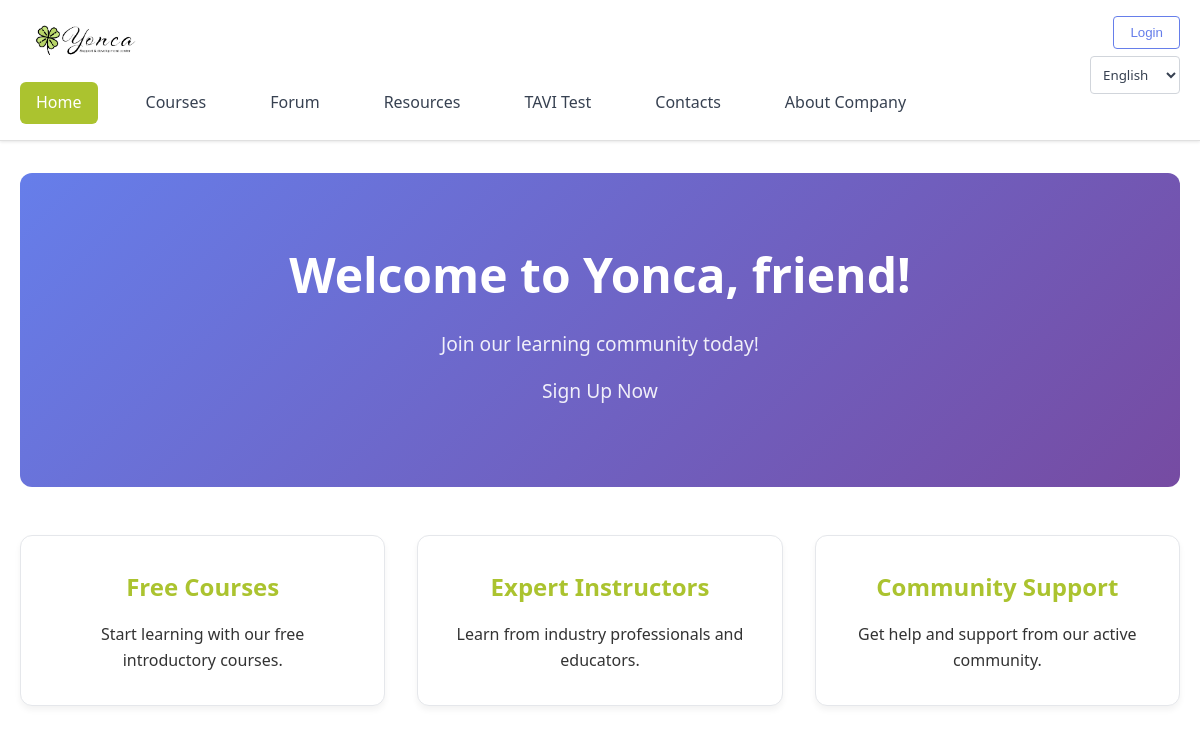
The page / on the database its author committed.
### yonca/models/__init__.py (models this page shows, shortened)
class HomeContent(db.Model):
    id = db.Column(db.Integer, primary_key=True)
    welcome_title = db.Column(db.String(200), default="Welcome to Yonca")
    subtitle = db.Column(db.String(500), default="Your gateway to knowledge and community learning.")
    get_started_text = db.Column(db.String(200), default="Get Started")
    features = db.Column(db.JSON, default=[
        {"title": "Courses", "description": "Access educational courses and learning materials."},
        {"title": "Community Forum", "description": "Connect with fellow learners, ask questions, and share knowledge."},
        {"title": "Learning Materials", "description": "Access educational resources and study materials."},
        {"title": "Secure PDF Library", "description": "Upload and access protected PDF documents."}
    ])
    logged_out_welcome_title = db.Column(db.String(200), default="Welcome to Yonca")
    logged_out_subtitle = db.Column(db.String(500), default="Join our learning community today!")
    logged_out_get_started_text = db.Column(db.String(200), default="Sign Up Now")
    logged_out_features = db.Column(db.JSON, default=[
        {"title": "Free Courses", "description": "Access our free educational courses."},
        {"title": "Community", "description": "Join discussions with fellow learners."},
        {"title": "Resources", "description": "Browse our learning materials."},
        {"title": "Sign Up", "description": "Create your account to get started."}
    ])
    is_active = db.Column(db.Boolean, default=True)

### yonca/routes/__init__.py (the view, shortened to what this page needs)
@main_bp.route('/')
def index():
    home_content = HomeContent.query.filter_by(is_active=True).first()
    if not home_content:
        home_content = HomeContent()
        from yonca import db
        db.session.add(home_content)
        db.session.commit()
    lang = request.args.get('lang', 'en')
    is_authenticated = current_user.is_authenticated
    if lang in ['en', 'ru']:
        with force_locale(lang):
            return render_template('index.html', current_locale=get_locale(), is_authenticated=is_authenticated, home_content=home_content)
    return render_template('index.html', current_locale=get_locale(), is_authenticated=is_authenticated, home_content=home_content)

### yonca/templates/index.html (shortened to what this page needs)
<!DOCTYPE html>
<html lang="{{ current_locale.language }}">
<head>
</head>
<body>
    <header>
        <div class="container">
            <div class="logo">
                <img src="/static/images/Logo.jpeg" alt="Yonca Logo">
            </div>
            <nav>
                <a href="javascript:void(0)" class="nav-link active" id="home-link">{{ _('Home') }}</a>
                <a href="javascript:void(0)" class="nav-link" id="courses-link">{{ _('Courses') }}</a>
                <a href="javascript:void(0)" class="nav-link" id="forum-link">{{ _('Forum') }}</a>
                <a href="javascript:void(0)" class="nav-link" id="resources-link">{{ _('Resources') }}</a>
                <a href="javascript:void(0)" class="nav-link" id="tavi-link">{{ _('TAVI Test') }}</a>
                <a href="javascript:void(0)" class="nav-link" id="contacts-link">{{ _('Contacts') }}</a>
                <a href="javascript:void(0)" class="nav-link" id="about-link">{{ _('About Company') }}</a>
            </nav>
            <div id="auth-buttons" style="position: absolute; top: 1rem; right: 20px; display: block;">
                <button id="login-btn" onclick="window.location.href='/login'">{{ _('Login') }}</button>
            </div>
            <div id="language-switcher" style="position: absolute; top: 3.5rem; right: 20px;">
                <select id="language-select" onchange="changeLanguage(this.value)">
                    <option value="en">English</option>
                </select>
            </div>
        </div>
    </header>
    <main class="container">
        <section id="home" class="page active">
            {% if is_authenticated %}
            <div class="hero">
                <h1>{{ home_content.welcome_title or _('Welcome to Yonca') }}</h1>
                <p>{{ home_content.subtitle or _('Your gateway to knowledge and community learning.') }}</p>
                <p>{{ home_content.get_started_text or _('Get Started') }}</p>
            </div>
            <div class="features">
                {% if home_content.features %}
                {% for feature in home_content.features %}
                <div class="feature-card">
                    <h3>{{ feature.title }}</h3>
                    <p>{{ feature.description }}</p>
                </div>
                {% endfor %}
                {% endif %}
            </div>
            {% else %}
            <div class="hero">
                <h1>{{ home_content.logged_out_welcome_title or _('Welcome to Yonca') }}</h1>
                <p>{{ home_content.logged_out_subtitle or _('Join our learning community today!') }}</p>
                <p>{{ home_content.logged_out_get_started_text or _('Sign Up Now') }}</p>
            </div>
            <div class="features">
                {% if home_content.logged_out_features %}
                {% for feature in home_content.logged_out_features %}
                <div class="feature-card">
                    <h3>{{ feature.title }}</h3>
                    <p>{{ feature.description }}</p>
                </div>
                {% endfor %}
                {% endif %}
            </div>
            {% endif %}
        </section>
    </main>
</body>
</html>

### yonca/templates/index.html (style rules this page uses)
* { margin: 0; padding: 0; box-sizing: border-box; }
body { font-family: 'Segoe UI', Tahoma, Geneva, Verdana, sans-serif; line-height: 1.6; color: #333; background-color: #ffffff; }
header { background: #ffffff; border-bottom: 1px solid #e0e0e0; padding: 1rem 0; box-shadow: 0 1px 3px rgba(0, 0, 0, 0.1); position: relative; }
.container { max-width: 1200px; margin: 0 auto; padding: 0 20px; }
.logo { font-size: 1.8rem; font-weight: bold; color: #abc32f; display: flex; align-items: center; }
.logo img { height: 50px; width: auto; }
nav { margin-top: 1rem; display: flex; gap: 2rem; flex-wrap: wrap; }
.nav-link { color: #374151; text-decoration: none; font-weight: 500; padding: 0.5rem 1rem; border-radius: 6px; transition: all 0.3s ease; position: relative; }
.nav-link.active { background-color: #abc32f; color: white; }
#auth-buttons button { background: white; color: #667eea; border: 1px solid #667eea; padding: 0.5rem 1rem; border-radius: 4px; cursor: pointer; font-weight: 500; transition: all 0.3s ease; }
#language-switcher select { background: white; color: #374151; border: 1px solid #d1d5db; padding: 0.5rem; border-radius: 4px; cursor: pointer; font-family: inherit; }
.page { display: none; }
.page.active { display: block; }
.hero { text-align: center; padding: 4rem 2rem; background: linear-gradient(135deg, #667eea 0%, #764ba2 100%); color: white; border-radius: 12px; margin: 2rem 0; }
.hero h1 { font-size: 3rem; margin-bottom: 1rem; font-weight: 700; }
.hero p { font-size: 1.2rem; margin-bottom: 1rem; opacity: 0.9; }
.features { display: grid; grid-template-columns: repeat(auto-fit, minmax(300px, 1fr)); gap: 2rem; margin: 3rem 0; }
.feature-card { background: #ffffff; border: 1px solid #e5e7eb; border-radius: 12px; padding: 2rem; text-align: center; box-shadow: 0 4px 6px rgba(0, 0, 0, 0.05); transition: transform 0.3s ease, box-shadow 0.3s ease; }
.feature-card h3 { color: #abc32f; margin-bottom: 1rem; font-size: 1.5rem; }
button { background: #abc32f; color: white; border: none; padding: 0.75rem 1.5rem; border-radius: 6px; cursor: pointer; font-weight: 600; transition: background-color 0.3s ease; }

### rows shown on the page
HomeContent: logged_out_welcome_title "Welcome to Yonca, friend!", logged_out_subtitle "Join our learning community today!", logged_out_get_started_text "Sign Up Now"

### other values the page prints
{{ feature.title }} "Free Courses" "Expert Instructors" "Community Support"
{{ feature.description }} "Start learning with our free introductory courses." "Learn from industry professionals and educators." "Get help and support from our active community."
